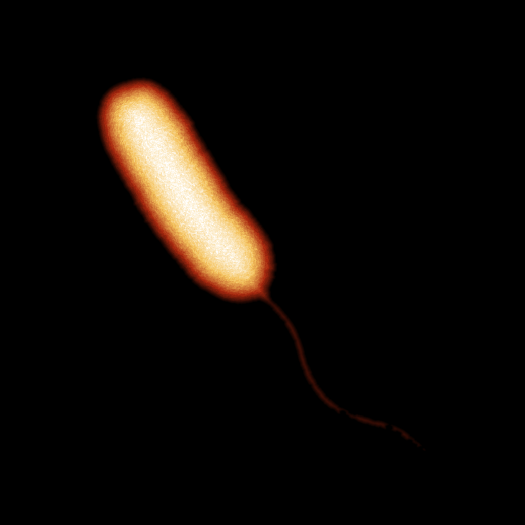
#> input picture ref_objects/bacillus/bacillus.png, 1049 x 1049 px (shown at 1/2 size); its folder holds only this picture in this run
$ python -i image_shape.py   (imports and definitions only)
#> lines starting #> are read from the running program, lines starting #| are printed output that depends on the picture; after the words box and inside, x2 and y2 are one past the last pixel; in counts of white or black regions, pixels touching at a corner belong together
"""
src/simuscan/image_shape.py
────────────────────────────
Renders image-based reference objects as synthetic AFM heightmaps.

Each PNG in ref_objects/image_files/ is used as a height-map template.
Its companion mask (mask_<name>.png) defines the binary footprint.

Return format matches generate_rand_image_from_obj_sections:
  topo_t     : list[np.ndarray]  — (image_size, image_size) float32
  masks_t    : list[np.ndarray]  — (image_size, image_size) uint8
  full_mask_t: np.ndarray        — (image_size, image_size) uint8
"""

from __future__ import annotations

import random
from pathlib import Path

import cv2
import numpy as np

from .SyntheticParams import ObjectConfig
from . import mask_tools


# ══════════════════════════════════════════════════════════════════════════════
# Mask generation (called when saving a new reference image from OpenAI)
# ══════════════════════════════════════════════════════════════════════════════

def generate_mask_from_image(
    image_path: str | Path,
    output_path: str | Path | None = None,
    threshold_method: str = "otsu",
    invert: bool = False,
) -> np.ndarray:
    """
    Generate a binary mask from a reference image.

    The default (invert=False) assumes BRIGHT object on DARK background,
    which matches the AFM image generation constraints (black substrate).

    Args:
        image_path:       Path to the source PNG/JPG.
        output_path:      If given, saves the mask as PNG there.
        threshold_method: "otsu" (recommended) or a float 0-255 for a manual
                          threshold.
        invert:           False (default) → object is brighter than background.
                          True  → object is darker than background (legacy).

    Returns:
        Binary uint8 array: 255 = object, 0 = background.
    """
#> called with image_path = '../../ref_objects/bacillus/bacillus.png', threshold_method = 'otsu', invert = False
    img = cv2.imread(str(image_path))
#> img is the input picture: shape (1049, 1049, 3); mean B, G, R 7.6, 11.2, 15.5
    if img is None:
        raise FileNotFoundError(f"Cannot read image: {image_path}")

    gray = cv2.cvtColor(img, cv2.COLOR_BGR2GRAY)
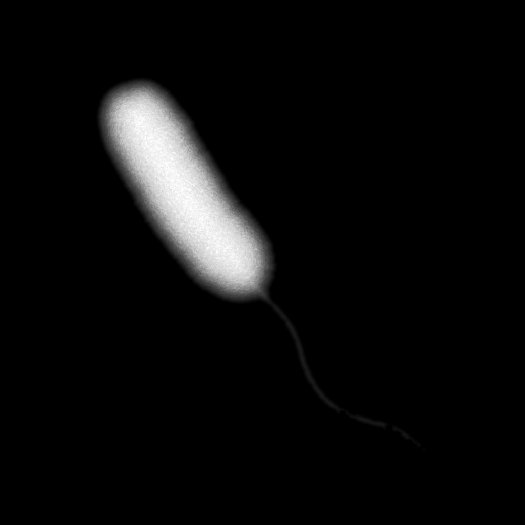
#> gray: shape (1049, 1049) (shown at 1/2 size); min 0, max 255, mean 12.1

    if threshold_method == "otsu":
        flag = cv2.THRESH_BINARY_INV if invert else cv2.THRESH_BINARY
        _, mask = cv2.threshold(gray, 0, 255, flag | cv2.THRESH_OTSU)
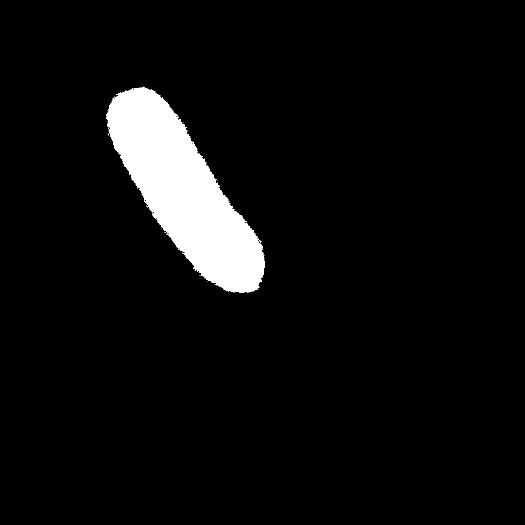
#> mask: shape (1049, 1049) (shown at 1/2 size); 5.4% white; 26 white regions (25 under 20 px), largest, box (x1, y1, x2, y2) and area: (212, 173, 530, 586) 59851
    else:
        thr  = float(threshold_method)
        flag = cv2.THRESH_BINARY_INV if invert else cv2.THRESH_BINARY
        _, mask = cv2.threshold(gray, thr, 255, flag)

    # Slight dilation before close to recover edge pixels lost by Otsu
    k3 = cv2.getStructuringElement(cv2.MORPH_ELLIPSE, (3, 3))
    mask = cv2.dilate(mask, k3, iterations=1)
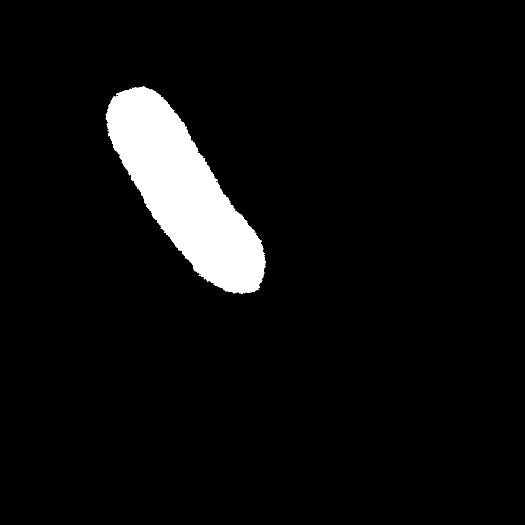
#> mask: shape (1049, 1049) (shown at 1/2 size); 5.6% white; 1 white region, box (x1, y1, x2, y2) and area: (211, 172, 531, 587) 61537

    # Close holes inside the object, remove isolated noise outside
    k5 = cv2.getStructuringElement(cv2.MORPH_ELLIPSE, (5, 5))
    mask = cv2.morphologyEx(mask, cv2.MORPH_CLOSE, k5, iterations=2)
#> mask: shape (1049, 1049); 5.6% white; 1 white region, box (x1, y1, x2, y2) and area: (211, 172, 531, 587) 61900
    mask = cv2.morphologyEx(mask, cv2.MORPH_OPEN,  k5, iterations=1)
#> mask: shape (1049, 1049); 5.6% white; 1 white region, box (x1, y1, x2, y2) and area: (212, 173, 531, 587) 61878

    if output_path is not None:
        cv2.imwrite(str(output_path), mask)

    return mask


# ══════════════════════════════════════════════════════════════════════════════
# Internal helpers
# ══════════════════════════════════════════════════════════════════════════════

# [346 lines left out: functions _load_and_resize, _rotate_patch, _apply_bending_to_patch, _resolve_image_pairs, generate_image_shape, not called in this run]

>>> result = generate_mask_from_image('../../ref_objects/bacillus/bacillus.png')
